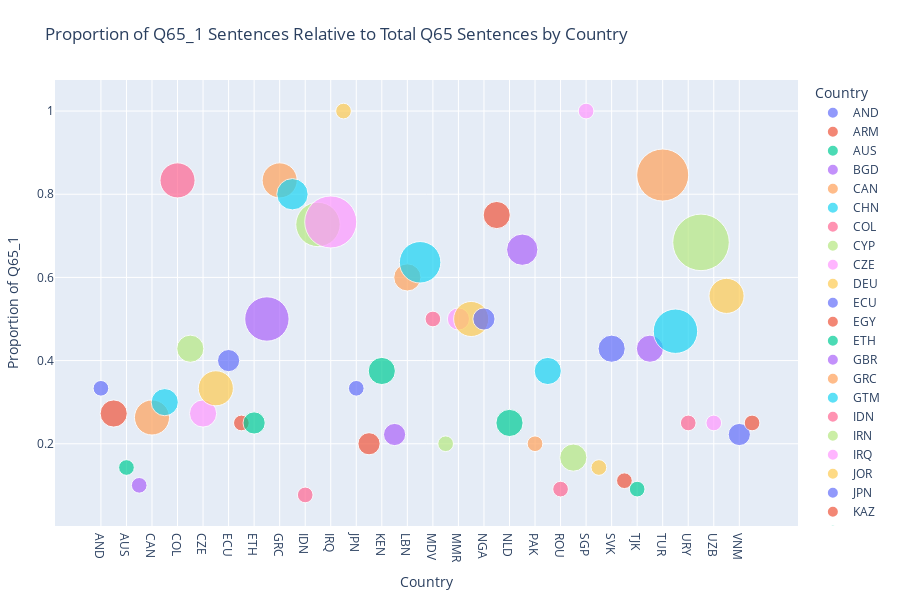

Notebook code cell kept with this figure:
### Code cell
## (Visualization -I) ##

# This code filters predicted Q65-related labels from the predictions dataset,
# calculates sentence counts and proportions of given response per country,
# prepares the data for ordered plotting,
# then creates and displays a scatter plot showing the proportion of Q65_1 sentences relative to total Q65 sentences by country,
# with point sizes representing sentence counts, x-axis showing the countries and y-axis the proportion of given response to total count responses.

%run visualize_preds_props.py

### Figure 1 — Plotly figure (JSON) as saved in the notebook; plotly's stock layout.template omitted (floating-point values rounded to 4 significant figures)
{"data": [{"hovertemplate": "<b>%{hovertext}</b><br><br>Country=%{x}<br>Proportion of Q65_1=%{y}<br>Sentence Count=%{marker.size}<extra></extra>", "hovertext": ["AND"], "legendgroup": "AND", "marker": {"color": "#636efa", "size": [1], "sizemode": "area", "sizeref": 0.008125, "symbol": "circle"}, "mode": "markers", "name": "AND", "orientation": "v", "showlegend": true, "type": "scatter", "x": ["AND"], "xaxis": "x", "y": [0.3333], "yaxis": "y"}, {"hovertemplate": "<b>%{hovertext}</b><br><br>Country=%{x}<br>Proportion of Q65_1=%{y}<br>Sentence Count=%{marker.size}<extra></extra>", "hovertext": ["ARM"], "legendgroup": "ARM", "marker": {"color": "#EF553B", "size": [3], "sizemode": "area", "sizeref": 0.008125, "symbol": "circle"}, "mode": "markers", "name": "ARM", "orientation": "v", "showlegend": true, "type": "scatter", "x": ["ARM"], "xaxis": "x", "y": [0.2727], "yaxis": "y"}, {"hovertemplate": "<b>%{hovertext}</b><br><br>Country=%{x}<br>Proportion of Q65_1=%{y}<br>Sentence Count=%{marker.size}<extra></extra>", "hovertext": ["AUS"], "legendgroup": "AUS", "marker": {"color": "#00cc96", "size": [1], "sizemode": "area", "sizeref": 0.008125, "symbol": "circle"}, "mode": "markers", "name": "AUS", "orientation": "v", "showlegend": true, "type": "scatter", "x": ["AUS"], "xaxis": "x", "y": [0.1429], "yaxis": "y"}, {"hovertemplate": "<b>%{hovertext}</b><br><br>Country=%{x}<br>Proportion of Q65_1=%{y}<br>Sentence Count=%{marker.size}<extra></extra>", "hovertext": ["BGD"], "legendgroup": "BGD", "marker": {"color": "#ab63fa", "size": [1], "sizemode": "area", "sizeref": 0.008125, "symbol": "circle"}, "mode": "markers", "name": "BGD", "orientation": "v", "showlegend": true, "type": "scatter", "x": ["BGD"], "xaxis": "x", "y": [0.1], "yaxis": "y"}, {"hovertemplate": "<b>%{hovertext}</b><br><br>Country=%{x}<br>Proportion of Q65_1=%{y}<br>Sentence Count=%{marker.size}<extra></extra>", "hovertext": ["CAN"], "legendgroup": "CAN", "marker": {"color": "#FFA15A", "size": [5], "sizemode": "area", "sizeref": 0.008125, "symbol": "circle"}, "mode": "markers", "name": "CAN", "orientation": "v", "showlegend": true, "type": "scatter", "x": ["CAN"], "xaxis": "x", "y": [0.2632], "yaxis": "y"}, {"hovertemplate": "<b>%{hovertext}</b><br><br>Country=%{x}<br>Proportion of Q65_1=%{y}<br>Sentence Count=%{marker.size}<extra></extra>", "hovertext": ["CHN"], "legendgroup": "CHN", "marker": {"color": "#19d3f3", "size": [3], "sizemode": "area", "sizeref": 0.008125, "symbol": "circle"}, "mode": "markers", "name": "CHN", "orientation": "v", "showlegend": true, "type": "scatter", "x": ["CHN"], "xaxis": "x", "y": [0.3], "yaxis": "y"}, {"hovertemplate": "<b>%{hovertext}</b><br><br>Country=%{x}<br>Proportion of Q65_1=%{y}<br>Sentence Count=%{marker.size}<extra></extra>", "hovertext": ["COL"], "legendgroup": "COL", "marker": {"color": "#FF6692", "size": [5], "sizemode": "area", "sizeref": 0.008125, "symbol": "circle"}, "mode": "markers", "name": "COL", "orientation": "v", "showlegend": true, "type": "scatter", "x": ["COL"], "xaxis": "x", "y": [0.8333], "yaxis": "y"}, {"hovertemplate": "<b>%{hovertext}</b><br><br>Country=%{x}<br>Proportion of Q65_1=%{y}<br>Sentence Count=%{marker.size}<extra></extra>", "hovertext": ["CYP"], "legendgroup": "CYP", "marker": {"color": "#B6E880", "size": [3], "sizemode": "area", "sizeref": 0.008125, "symbol": "circle"}, "mode": "markers", "name": "CYP", "orientation": "v", "showlegend": true, "type": "scatter", "x": ["CYP"], "xaxis": "x", "y": [0.4286], "yaxis": "y"}, {"hovertemplate": "<b>%{hovertext}</b><br><br>Country=%{x}<br>Proportion of Q65_1=%{y}<br>Sentence Count=%{marker.size}<extra></extra>", "hovertext": ["CZE"], "legendgroup": "CZE", "marker": {"color": "#FF97FF", "size": [3], "sizemode": "area", "sizeref": 0.008125, "symbol": "circle"}, "mode": "markers", "name": "CZE", "orientation": "v", "showlegend": true, "type": "scatter", "x": ["CZE"], "xaxis": "x", "y": [0.2727], "yaxis": "y"}, {"hovertemplate": "<b>%{hovertext}</b><br><br>Country=%{x}<br>Proportion of Q65_1=%{y}<br>Sentence Count=%{marker.size}<extra></extra>", "hovertext": ["DEU"], "legendgroup": "DEU", "marker": {"color": "#FECB52", "size": [5], "sizemode": "area", "sizeref": 0.008125, "symbol": "circle"}, "mode": "markers", "name": "DEU", "orientation": "v", "showlegend": true, "type": "scatter", "x": ["DEU"], "xaxis": "x", "y": [0.3333], "yaxis": "y"}, {"hovertemplate": "<b>%{hovertext}</b><br><br>Country=%{x}<br>Proportion of Q65_1=%{y}<br>Sentence Count=%{marker.size}<extra></extra>", "hovertext": ["ECU"], "legendgroup": "ECU", "marker": {"color": "#636efa", "size": [2], "sizemode": "area", "sizeref": 0.008125, "symbol": "circle"}, "mode": "markers", "name": "ECU", "orientation": "v", "showlegend": true, "type": "scatter", "x": ["ECU"], "xaxis": "x", "y": [0.4], "yaxis": "y"}, {"hovertemplate": "<b>%{hovertext}</b><br><br>Country=%{x}<br>Proportion of Q65_1=%{y}<br>Sentence Count=%{marker.size}<extra></extra>", "hovertext": ["EGY"], "legendgroup": "EGY", "marker": {"color": "#EF553B", "size": [1], "sizemode": "area", "sizeref": 0.008125, "symbol": "circle"}, "mode": "markers", "name": "EGY", "orientation": "v", "showlegend": true, "type": "scatter", "x": ["EGY"], "xaxis": "x", "y": [0.25], "yaxis": "y"}, {"hovertemplate": "<b>%{hovertext}</b><br><br>Country=%{x}<br>Proportion of Q65_1=%{y}<br>Sentence Count=%{marker.size}<extra></extra>", "hovertext": ["ETH"], "legendgroup": "ETH", "marker": {"color": "#00cc96", "size": [2], "sizemode": "area", "sizeref": 0.008125, "symbol": "circle"}, "mode": "markers", "name": "ETH", "orientation": "v", "showlegend": true, "type": "scatter", "x": ["ETH"], "xaxis": "x", "y": [0.25], "yaxis": "y"}, {"hovertemplate": "<b>%{hovertext}</b><br><br>Country=%{x}<br>Proportion of Q65_1=%{y}<br>Sentence Count=%{marker.size}<extra></extra>", "hovertext": ["GBR"], "legendgroup": "GBR", "marker": {"color": "#ab63fa", "size": [8], "sizemode": "area", "sizeref": 0.008125, "symbol": "circle"}, "mode": "markers", "name": "GBR", "orientation": "v", "showlegend": true, "type": "scatter", "x": ["GBR"], "xaxis": "x", "y": [0.5], "yaxis": "y"}, {"hovertemplate": "<b>%{hovertext}</b><br><br>Country=%{x}<br>Proportion of Q65_1=%{y}<br>Sentence Count=%{marker.size}<extra></extra>", "hovertext": ["GRC"], "legendgroup": "GRC", "marker": {"color": "#FFA15A", "size": [5], "sizemode": "area", "sizeref": 0.008125, "symbol": "circle"}, "mode": "markers", "name": "GRC", "orientation": "v", "showlegend": true, "type": "scatter", "x": ["GRC"], "xaxis": "x", "y": [0.8333], "yaxis": "y"}, {"hovertemplate": "<b>%{hovertext}</b><br><br>Country=%{x}<br>Proportion of Q65_1=%{y}<br>Sentence Count=%{marker.size}<extra></extra>", "hovertext": ["GTM"], "legendgroup": "GTM", "marker": {"color": "#19d3f3", "size": [4], "sizemode": "area", "sizeref": 0.008125, "symbol": "circle"}, "mode": "markers", "name": "GTM", "orientation": "v", "showlegend": true, "type": "scatter", "x": ["GTM"], "xaxis": "x", "y": [0.8], "yaxis": "y"}, {"hovertemplate": "<b>%{hovertext}</b><br><br>Country=%{x}<br>Proportion of Q65_1=%{y}<br>Sentence Count=%{marker.size}<extra></extra>", "hovertext": ["IDN"], "legendgroup": "IDN", "marker": {"color": "#FF6692", "size": [1], "sizemode": "area", "sizeref": 0.008125, "symbol": "circle"}, "mode": "markers", "name": "IDN", "orientation": "v", "showlegend": true, "type": "scatter", "x": ["IDN"], "xaxis": "x", "y": [0.07692], "yaxis": "y"}, {"hovertemplate": "<b>%{hovertext}</b><br><br>Country=%{x}<br>Proportion of Q65_1=%{y}<br>Sentence Count=%{marker.size}<extra></extra>", "hovertext": ["IRN"], "legendgroup": "IRN", "marker": {"color": "#B6E880", "size": [8], "sizemode": "area", "sizeref": 0.008125, "symbol": "circle"}, "mode": "markers", "name": "IRN", "orientation": "v", "showlegend": true, "type": "scatter", "x": ["IRN"], "xaxis": "x", "y": [0.7273], "yaxis": "y"}, {"hovertemplate": "<b>%{hovertext}</b><br><br>Country=%{x}<br>Proportion of Q65_1=%{y}<br>Sentence Count=%{marker.size}<extra></extra>", "hovertext": ["IRQ"], "legendgroup": "IRQ", "marker": {"color": "#FF97FF", "size": [11], "sizemode": "area", "sizeref": 0.008125, "symbol": "circle"}, "mode": "markers", "name": "IRQ", "orientation": "v", "showlegend": true, "type": "scatter", "x": ["IRQ"], "xaxis": "x", "y": [0.7333], "yaxis": "y"}, {"hovertemplate": "<b>%{hovertext}</b><br><br>Country=%{x}<br>Proportion of Q65_1=%{y}<br>Sentence Count=%{marker.size}<extra></extra>", "hovertext": ["JOR"], "legendgroup": "JOR", "marker": {"color": "#FECB52", "size": [1], "sizemode": "area", "sizeref": 0.008125, "symbol": "circle"}, "mode": "markers", "name": "JOR", "orientation": "v", "showlegend": true, "type": "scatter", "x": ["JOR"], "xaxis": "x", "y": [1.0], "yaxis": "y"}, {"hovertemplate": "<b>%{hovertext}</b><br><br>Country=%{x}<br>Proportion of Q65_1=%{y}<br>Sentence Count=%{marker.size}<extra></extra>", "hovertext": ["JPN"], "legendgroup": "JPN", "marker": {"color": "#636efa", "size": [1], "sizemode": "area", "sizeref": 0.008125, "symbol": "circle"}, "mode": "markers", "name": "JPN", "orientation": "v", "showlegend": true, "type": "scatter", "x": ["JPN"], "xaxis": "x", "y": [0.3333], "yaxis": "y"}, {"hovertemplate": "<b>%{hovertext}</b><br><br>Country=%{x}<br>Proportion of Q65_1=%{y}<br>Sentence Count=%{marker.size}<extra></extra>", "hovertext": ["KAZ"], "legendgroup": "KAZ", "marker": {"color": "#EF553B", "size": [2], "sizemode": "area", "sizeref": 0.008125, "symbol": "circle"}, "mode": "markers", "name": "KAZ", "orientation": "v", "showlegend": true, "type": "scatter", "x": ["KAZ"], "xaxis": "x", "y": [0.2], "yaxis": "y"}, {"hovertemplate": "<b>%{hovertext}</b><br><br>Country=%{x}<br>Proportion of Q65_1=%{y}<br>Sentence Count=%{marker.size}<extra></extra>", "hovertext": ["KEN"], "legendgroup": "KEN", "marker": {"color": "#00cc96", "size": [3], "sizemode": "area", "sizeref": 0.008125, "symbol": "circle"}, "mode": "markers", "name": "KEN", "orientation": "v", "showlegend": true, "type": "scatter", "x": ["KEN"], "xaxis": "x", "y": [0.375], "yaxis": "y"}, {"hovertemplate": "<b>%{hovertext}</b><br><br>Country=%{x}<br>Proportion of Q65_1=%{y}<br>Sentence Count=%{marker.size}<extra></extra>", "hovertext": ["KOR"], "legendgroup": "KOR", "marker": {"color": "#ab63fa", "size": [2], "sizemode": "area", "sizeref": 0.008125, "symbol": "circle"}, "mode": "markers", "name": "KOR", "orientation": "v", "showlegend": true, "type": "scatter", "x": ["KOR"], "xaxis": "x", "y": [0.2222], "yaxis": "y"}, {"hovertemplate": "<b>%{hovertext}</b><br><br>Country=%{x}<br>Proportion of Q65_1=%{y}<br>Sentence Count=%{marker.size}<extra></extra>", "hovertext": ["LBN"], "legendgroup": "LBN", "marker": {"color": "#FFA15A", "size": [3], "sizemode": "area", "sizeref": 0.008125, "symbol": "circle"}, "mode": "markers", "name": "LBN", "orientation": "v", "showlegend": true, "type": "scatter", "x": ["LBN"], "xaxis": "x", "y": [0.6], "yaxis": "y"}, {"hovertemplate": "<b>%{hovertext}</b><br><br>Country=%{x}<br>Proportion of Q65_1=%{y}<br>Sentence Count=%{marker.size}<extra></extra>", "hovertext": ["LBY"], "legendgroup": "LBY", "marker": {"color": "#19d3f3", "size": [7], "sizemode": "area", "sizeref": 0.008125, "symbol": "circle"}, "mode": "markers", "name": "LBY", "orientation": "v", "showlegend": true, "type": "scatter", "x": ["LBY"], "xaxis": "x", "y": [0.6364], "yaxis": "y"}, {"hovertemplate": "<b>%{hovertext}</b><br><br>Country=%{x}<br>Proportion of Q65_1=%{y}<br>Sentence Count=%{marker.size}<extra></extra>", "hovertext": ["MDV"], "legendgroup": "MDV", "marker": {"color": "#FF6692", "size": [1], "sizemode": "area", "sizeref": 0.008125, "symbol": "circle"}, "mode": "markers", "name": "MDV", "orientation": "v", "showlegend": true, "type": "scatter", "x": ["MDV"], "xaxis": "x", "y": [0.5], "yaxis": "y"}, {"hovertemplate": "<b>%{hovertext}</b><br><br>Country=%{x}<br>Proportion of Q65_1=%{y}<br>Sentence Count=%{marker.size}<extra></extra>", "hovertext": ["MEX"], "legendgroup": "MEX", "marker": {"color": "#B6E880", "size": [1], "sizemode": "area", "sizeref": 0.008125, "symbol": "circle"}, "mode": "markers", "name": "MEX", "orientation": "v", "showlegend": true, "type": "scatter", "x": ["MEX"], "xaxis": "x", "y": [0.2], "yaxis": "y"}, {"hovertemplate": "<b>%{hovertext}</b><br><br>Country=%{x}<br>Proportion of Q65_1=%{y}<br>Sentence Count=%{marker.size}<extra></extra>", "hovertext": ["MMR"], "legendgroup": "MMR", "marker": {"color": "#FF97FF", "size": [2], "sizemode": "area", "sizeref": 0.008125, "symbol": "circle"}, "mode": "markers", "name": "MMR", "orientation": "v", "showlegend": true, "type": "scatter", "x": ["MMR"], "xaxis": "x", "y": [0.5], "yaxis": "y"}, {"hovertemplate": "<b>%{hovertext}</b><br><br>Country=%{x}<br>Proportion of Q65_1=%{y}<br>Sentence Count=%{marker.size}<extra></extra>", "hovertext": ["MYS"], "legendgroup": "MYS", "marker": {"color": "#FECB52", "size": [5], "sizemode": "area", "sizeref": 0.008125, "symbol": "circle"}, "mode": "markers", "name": "MYS", "orientation": "v", "showlegend": true, "type": "scatter", "x": ["MYS"], "xaxis": "x", "y": [0.5], "yaxis": "y"}, {"hovertemplate": "<b>%{hovertext}</b><br><br>Country=%{x}<br>Proportion of Q65_1=%{y}<br>Sentence Count=%{marker.size}<extra></extra>", "hovertext": ["NGA"], "legendgroup": "NGA", "marker": {"color": "#636efa", "size": [2], "sizemode": "area", "sizeref": 0.008125, "symbol": "circle"}, "mode": "markers", "name": "NGA", "orientation": "v", "showlegend": true, "type": "scatter", "x": ["NGA"], "xaxis": "x", "y": [0.5], "yaxis": "y"}, {"hovertemplate": "<b>%{hovertext}</b><br><br>Country=%{x}<br>Proportion of Q65_1=%{y}<br>Sentence Count=%{marker.size}<extra></extra>", "hovertext": ["NIC"], "legendgroup": "NIC", "marker": {"color": "#EF553B", "size": [3], "sizemode": "area", "sizeref": 0.008125, "symbol": "circle"}, "mode": "markers", "name": "NIC", "orientation": "v", "showlegend": true, "type": "scatter", "x": ["NIC"], "xaxis": "x", "y": [0.75], "yaxis": "y"}, {"hovertemplate": "<b>%{hovertext}</b><br><br>Country=%{x}<br>Proportion of Q65_1=%{y}<br>Sentence Count=%{marker.size}<extra></extra>", "hovertext": ["NLD"], "legendgroup": "NLD", "marker": {"color": "#00cc96", "size": [3], "sizemode": "area", "sizeref": 0.008125, "symbol": "circle"}, "mode": "markers", "name": "NLD", "orientation": "v", "showlegend": true, "type": "scatter", "x": ["NLD"], "xaxis": "x", "y": [0.25], "yaxis": "y"}, {"hovertemplate": "<b>%{hovertext}</b><br><br>Country=%{x}<br>Proportion of Q65_1=%{y}<br>Sentence Count=%{marker.size}<extra></extra>", "hovertext": ["NZL"], "legendgroup": "NZL", "marker": {"color": "#ab63fa", "size": [4], "sizemode": "area", "sizeref": 0.008125, "symbol": "circle"}, "mode": "markers", "name": "NZL", "orientation": "v", "showlegend": true, "type": "scatter", "x": ["NZL"], "xaxis": "x", "y": [0.6667], "yaxis": "y"}, {"hovertemplate": "<b>%{hovertext}</b><br><br>Country=%{x}<br>Proportion of Q65_1=%{y}<br>Sentence Count=%{marker.size}<extra></extra>", "hovertext": ["PAK"], "legendgroup": "PAK", "marker": {"color": "#FFA15A", "size": [1], "sizemode": "area", "sizeref": 0.008125, "symbol": "circle"}, "mode": "markers", "name": "PAK", "orientation": "v", "showlegend": true, "type": "scatter", "x": ["PAK"], "xaxis": "x", "y": [0.2], "yaxis": "y"}, {"hovertemplate": "<b>%{hovertext}</b><br><br>Country=%{x}<br>Proportion of Q65_1=%{y}<br>Sentence Count=%{marker.size}<extra></extra>", "hovertext": ["PHL"], "legendgroup": "PHL", "marker": {"color": "#19d3f3", "size": [3], "sizemode": "area", "sizeref": 0.008125, "symbol": "circle"}, "mode": "markers", "name": "PHL", "orientation": "v", "showlegend": true, "type": "scatter", "x": ["PHL"], "xaxis": "x", "y": [0.375], "yaxis": "y"}, {"hovertemplate": "<b>%{hovertext}</b><br><br>Country=%{x}<br>Proportion of Q65_1=%{y}<br>Sentence Count=%{marker.size}<extra></extra>", "hovertext": ["ROU"], "legendgroup": "ROU", "marker": {"color": "#FF6692", "size": [1], "sizemode": "area", "sizeref": 0.008125, "symbol": "circle"}, "mode": "markers", "name": "ROU", "orientation": "v", "showlegend": true, "type": "scatter", "x": ["ROU"], "xaxis": "x", "y": [0.09091], "yaxis": "y"}, {"hovertemplate": "<b>%{hovertext}</b><br><br>Country=%{x}<br>Proportion of Q65_1=%{y}<br>Sentence Count=%{marker.size}<extra></extra>", "hovertext": ["RUS"], "legendgroup": "RUS", "marker": {"color": "#B6E880", "size": [3], "sizemode": "area", "sizeref": 0.008125, "symbol": "circle"}, "mode": "markers", "name": "RUS", "orientation": "v", "showlegend": true, "type": "scatter", "x": ["RUS"], "xaxis": "x", "y": [0.1667], "yaxis": "y"}, {"hovertemplate": "<b>%{hovertext}</b><br><br>Country=%{x}<br>Proportion of Q65_1=%{y}<br>Sentence Count=%{marker.size}<extra></extra>", "hovertext": ["SGP"], "legendgroup": "SGP", "marker": {"color": "#FF97FF", "size": [1], "sizemode": "area", "sizeref": 0.008125, "symbol": "circle"}, "mode": "markers", "name": "SGP", "orientation": "v", "showlegend": true, "type": "scatter", "x": ["SGP"], "xaxis": "x", "y": [1.0], "yaxis": "y"}, {"hovertemplate": "<b>%{hovertext}</b><br><br>Country=%{x}<br>Proportion of Q65_1=%{y}<br>Sentence Count=%{marker.size}<extra></extra>", "hovertext": ["SRB"], "legendgroup": "SRB", "marker": {"color": "#FECB52", "size": [1], "sizemode": "area", "sizeref": 0.008125, "symbol": "circle"}, "mode": "markers", "name": "SRB", "orientation": "v", "showlegend": true, "type": "scatter", "x": ["SRB"], "xaxis": "x", "y": [0.1429], "yaxis": "y"}, {"hovertemplate": "<b>%{hovertext}</b><br><br>Country=%{x}<br>Proportion of Q65_1=%{y}<br>Sentence Count=%{marker.size}<extra></extra>", "hovertext": ["SVK"], "legendgroup": "SVK", "marker": {"color": "#636efa", "size": [3], "sizemode": "area", "sizeref": 0.008125, "symbol": "circle"}, "mode": "markers", "name": "SVK", "orientation": "v", "showlegend": true, "type": "scatter", "x": ["SVK"], "xaxis": "x", "y": [0.4286], "yaxis": "y"}, {"hovertemplate": "<b>%{hovertext}</b><br><br>Country=%{x}<br>Proportion of Q65_1=%{y}<br>Sentence Count=%{marker.size}<extra></extra>", "hovertext": ["THA"], "legendgroup": "THA", "marker": {"color": "#EF553B", "size": [1], "sizemode": "area", "sizeref": 0.008125, "symbol": "circle"}, "mode": "markers", "name": "THA", "orientation": "v", "showlegend": true, "type": "scatter", "x": ["THA"], "xaxis": "x", "y": [0.1111], "yaxis": "y"}, {"hovertemplate": "<b>%{hovertext}</b><br><br>Country=%{x}<br>Proportion of Q65_1=%{y}<br>Sentence Count=%{marker.size}<extra></extra>", "hovertext": ["TJK"], "legendgroup": "TJK", "marker": {"color": "#00cc96", "size": [1], "sizemode": "area", "sizeref": 0.008125, "symbol": "circle"}, "mode": "markers", "name": "TJK", "orientation": "v", "showlegend": true, "type": "scatter", "x": ["TJK"], "xaxis": "x", "y": [0.09091], "yaxis": "y"}, {"hovertemplate": "<b>%{hovertext}</b><br><br>Country=%{x}<br>Proportion of Q65_1=%{y}<br>Sentence Count=%{marker.size}<extra></extra>", "hovertext": ["TUN"], "legendgroup": "TUN", "marker": {"color": "#ab63fa", "size": [3], "sizemode": "area", "sizeref": 0.008125, "symbol": "circle"}, "mode": "markers", "name": "TUN", "orientation": "v", "showlegend": true, "type": "scatter", "x": ["TUN"], "xaxis": "x", "y": [0.4286], "yaxis": "y"}, {"hovertemplate": "<b>%{hovertext}</b><br><br>Country=%{x}<br>Proportion of Q65_1=%{y}<br>Sentence Count=%{marker.size}<extra></extra>", "hovertext": ["TUR"], "legendgroup": "TUR", "marker": {"color": "#FFA15A", "size": [11], "sizemode": "area", "sizeref": 0.008125, "symbol": "circle"}, "mode": "markers", "name": "TUR", "orientation": "v", "showlegend": true, "type": "scatter", "x": ["TUR"], "xaxis": "x", "y": [0.8462], "yaxis": "y"}, {"hovertemplate": "<b>%{hovertext}</b><br><br>Country=%{x}<br>Proportion of Q65_1=%{y}<br>Sentence Count=%{marker.size}<extra></extra>", "hovertext": ["UKR"], "legendgroup": "UKR", "marker": {"color": "#19d3f3", "size": [8], "sizemode": "area", "sizeref": 0.008125, "symbol": "circle"}, "mode": "markers", "name": "UKR", "orientation": "v", "showlegend": true, "type": "scatter", "x": ["UKR"], "xaxis": "x", "y": [0.4706], "yaxis": "y"}, {"hovertemplate": "<b>%{hovertext}</b><br><br>Country=%{x}<br>Proportion of Q65_1=%{y}<br>Sentence Count=%{marker.size}<extra></extra>", "hovertext": ["URY"], "legendgroup": "URY", "marker": {"color": "#FF6692", "size": [1], "sizemode": "area", "sizeref": 0.008125, "symbol": "circle"}, "mode": "markers", "name": "URY", "orientation": "v", "showlegend": true, "type": "scatter", "x": ["URY"], "xaxis": "x", "y": [0.25], "yaxis": "y"}, {"hovertemplate": "<b>%{hovertext}</b><br><br>Country=%{x}<br>Proportion of Q65_1=%{y}<br>Sentence Count=%{marker.size}<extra></extra>", "hovertext": ["USA"], "legendgroup": "USA", "marker": {"color": "#B6E880", "size": [13], "sizemode": "area", "sizeref": 0.008125, "symbol": "circle"}, "mode": "markers", "name": "USA", "orientation": "v", "showlegend": true, "type": "scatter", "x": ["USA"], "xaxis": "x", "y": [0.6842], "yaxis": "y"}, {"hovertemplate": "<b>%{hovertext}</b><br><br>Country=%{x}<br>Proportion of Q65_1=%{y}<br>Sentence Count=%{marker.size}<extra></extra>", "hovertext": ["UZB"], "legendgroup": "UZB", "marker": {"color": "#FF97FF", "size": [1], "sizemode": "area", "sizeref": 0.008125, "symbol": "circle"}, "mode": "markers", "name": "UZB", "orientation": "v", "showlegend": true, "type": "scatter", "x": ["UZB"], "xaxis": "x", "y": [0.25], "yaxis": "y"}, {"hovertemplate": "<b>%{hovertext}</b><br><br>Country=%{x}<br>Proportion of Q65_1=%{y}<br>Sentence Count=%{marker.size}<extra></extra>", "hovertext": ["VEN"], "legendgroup": "VEN", "marker": {"color": "#FECB52", "size": [5], "sizemode": "area", "sizeref": 0.008125, "symbol": "circle"}, "mode": "markers", "name": "VEN", "orientation": "v", "showlegend": true, "type": "scatter", "x": ["VEN"], "xaxis": "x", "y": [0.5556], "yaxis": "y"}, {"hovertemplate": "<b>%{hovertext}</b><br><br>Country=%{x}<br>Proportion of Q65_1=%{y}<br>Sentence Count=%{marker.size}<extra></extra>", "hovertext": ["VNM"], "legendgroup": "VNM", "marker": {"color": "#636efa", "size": [2], "sizemode": "area", "sizeref": 0.008125, "symbol": "circle"}, "mode": "markers", "name": "VNM", "orientation": "v", "showlegend": true, "type": "scatter", "x": ["VNM"], "xaxis": "x", "y": [0.2222], "yaxis": "y"}, {"hovertemplate": "<b>%{hovertext}</b><br><br>Country=%{x}<br>Proportion of Q65_1=%{y}<br>Sentence Count=%{marker.size}<extra></extra>", "hovertext": ["ZWE"], "legendgroup": "ZWE", "marker": {"color": "#EF553B", "size": [1], "sizemode": "area", "sizeref": 0.008125, "symbol": "circle"}, "mode": "markers", "name": "ZWE", "orientation": "v", "showlegend": true, "type": "scatter", "x": ["ZWE"], "xaxis": "x", "y": [0.25], "yaxis": "y"}], "layout": {"height": 600, "legend": {"itemsizing": "constant", "title": {"text": "Country"}, "tracegroupgap": 0}, "margin": {"b": 40, "l": 40, "r": 40, "t": 80}, "title": {"text": "Proportion of Q65_1 Sentences Relative to Total Q65 Sentences by Country"}, "xaxis": {"anchor": "y", "categoryarray": ["AND", "ARM", "AUS", "BGD", "CAN", "CHN", "COL", "CYP", "CZE", "DEU", "ECU", "EGY", "ETH", "GBR", "GRC", "GTM", "IDN", "IRN", "IRQ", "JOR", "JPN", "KAZ", "KEN", "KOR", "LBN", "LBY", "MDV", "MEX", "MMR", "MYS", "NGA", "NIC", "NLD", "NZL", "PAK", "PHL", "ROU", "RUS", "SGP", "SRB", "SVK", "THA", "TJK", "TUN", "TUR", "UKR", "URY", "USA", "UZB", "VEN", "VNM", "ZWE"], "categoryorder": "array", "domain": [0, 1], "title": {"text": "Country"}}, "yaxis": {"anchor": "x", "domain": [0, 1], "title": {"text": "Proportion of Q65_1"}}}}
